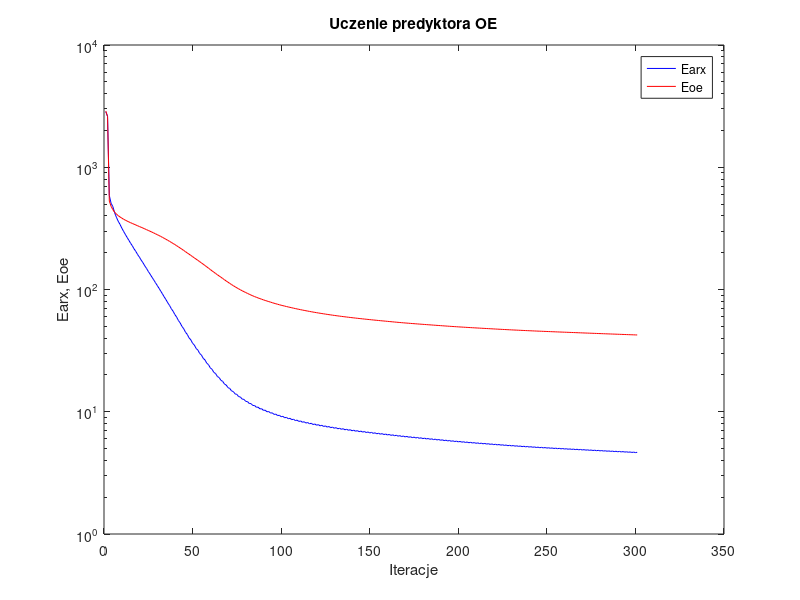
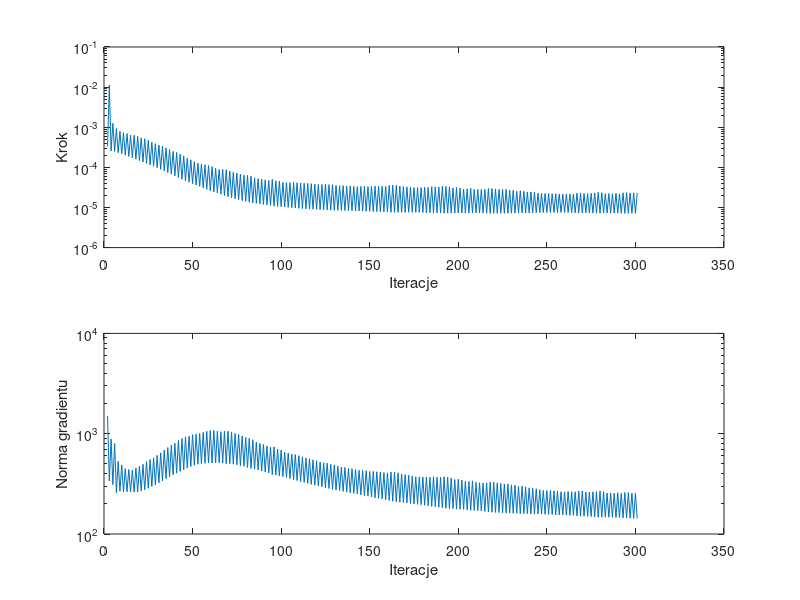

The MATLAB source for these figures, in order:
%uczenie predyktora oe
clear all;
n=0; farx(n+1)=2.846215e+003; foe(n+1)=2.881737e+003; wspucz(n+1)=0.000000e+000; ng(n+1)=0.000000e+000;
n=1; farx(n+1)=2.615055e+003; foe(n+1)=2.600738e+003; krok(n+1)=3.310624e-004; ng(n+1)=1.506924e+003;
n=2; farx(n+1)=5.874025e+002; foe(n+1)=5.284231e+002; krok(n+1)=1.121665e-002; ng(n+1)=3.385166e+002;
n=3; farx(n+1)=5.072664e+002; foe(n+1)=4.789797e+002; krok(n+1)=2.563847e-004; ng(n+1)=8.841196e+002;
n=4; farx(n+1)=4.765204e+002; foe(n+1)=4.503733e+002; krok(n+1)=1.250114e-003; ng(n+1)=3.103972e+002;
n=5; farx(n+1)=4.242502e+002; foe(n+1)=4.289287e+002; krok(n+1)=2.494331e-004; ng(n+1)=8.008499e+002;
n=6; farx(n+1)=3.900862e+002; foe(n+1)=4.142712e+002; krok(n+1)=9.289576e-004; ng(n+1)=2.579510e+002;
n=7; farx(n+1)=3.621395e+002; foe(n+1)=4.022047e+002; krok(n+1)=2.311817e-004; ng(n+1)=5.316928e+002;
n=8; farx(n+1)=3.416280e+002; foe(n+1)=3.924327e+002; krok(n+1)=7.937301e-004; ng(n+1)=2.669747e+002;
n=9; farx(n+1)=3.190882e+002; foe(n+1)=3.838368e+002; krok(n+1)=2.178264e-004; ng(n+1)=4.884033e+002;
n=10; farx(n+1)=2.997009e+002; foe(n+1)=3.762585e+002; krok(n+1)=7.312079e-004; ng(n+1)=2.621942e+002;
n=11; farx(n+1)=2.830748e+002; foe(n+1)=3.695010e+002; krok(n+1)=2.015675e-004; ng(n+1)=4.474034e+002;
n=12; farx(n+1)=2.671175e+002; foe(n+1)=3.632277e+002; krok(n+1)=6.935224e-004; ng(n+1)=2.636413e+002;
n=13; farx(n+1)=2.531115e+002; foe(n+1)=3.573979e+002; krok(n+1)=1.874208e-004; ng(n+1)=4.395112e+002;
n=14; farx(n+1)=2.391271e+002; foe(n+1)=3.519823e+002; krok(n+1)=6.328553e-004; ng(n+1)=2.620051e+002;
n=15; farx(n+1)=2.276715e+002; foe(n+1)=3.469326e+002; krok(n+1)=1.736749e-004; ng(n+1)=4.332421e+002;
n=16; farx(n+1)=2.146855e+002; foe(n+1)=3.417913e+002; krok(n+1)=6.277588e-004; ng(n+1)=2.615075e+002;
n=17; farx(n+1)=2.045071e+002; foe(n+1)=3.368918e+002; krok(n+1)=1.596151e-004; ng(n+1)=4.561504e+002;
n=18; farx(n+1)=1.928956e+002; foe(n+1)=3.320436e+002; krok(n+1)=5.866231e-004; ng(n+1)=2.628569e+002;
n=19; farx(n+1)=1.839111e+002; foe(n+1)=3.273537e+002; krok(n+1)=1.476158e-004; ng(n+1)=4.754086e+002;
n=20; farx(n+1)=1.737263e+002; foe(n+1)=3.226915e+002; krok(n+1)=5.420077e-004; ng(n+1)=2.695993e+002;
n=21; farx(n+1)=1.656454e+002; foe(n+1)=3.181291e+002; krok(n+1)=1.360048e-004; ng(n+1)=4.950417e+002;
n=22; farx(n+1)=1.562385e+002; foe(n+1)=3.134463e+002; krok(n+1)=5.188110e-004; ng(n+1)=2.760018e+002;
n=23; farx(n+1)=1.487804e+002; foe(n+1)=3.087955e+002; krok(n+1)=1.247165e-004; ng(n+1)=5.281546e+002;
n=24; farx(n+1)=1.405250e+002; foe(n+1)=3.041421e+002; krok(n+1)=4.740993e-004; ng(n+1)=2.856664e+002;
n=25; farx(n+1)=1.336693e+002; foe(n+1)=2.995412e+002; krok(n+1)=1.154043e-004; ng(n+1)=5.523198e+002;
n=26; farx(n+1)=1.266052e+002; foe(n+1)=2.949716e+002; krok(n+1)=4.233525e-004; ng(n+1)=2.976297e+002;
n=27; farx(n+1)=1.203142e+002; foe(n+1)=2.904430e+002; krok(n+1)=1.065278e-004; ng(n+1)=5.747445e+002;
n=28; farx(n+1)=1.140251e+002; foe(n+1)=2.858093e+002; krok(n+1)=3.909578e-004; ng(n+1)=3.090695e+002;
n=29; farx(n+1)=1.081682e+002; foe(n+1)=2.812295e+002; krok(n+1)=9.773946e-005; ng(n+1)=6.076777e+002;
n=30; farx(n+1)=1.025747e+002; foe(n+1)=2.765157e+002; krok(n+1)=3.606707e-004; ng(n+1)=3.240912e+002;
n=31; farx(n+1)=9.712621e+001; foe(n+1)=2.718732e+002; krok(n+1)=8.923578e-005; ng(n+1)=6.442311e+002;
n=32; farx(n+1)=9.205521e+001; foe(n+1)=2.670055e+002; krok(n+1)=3.383827e-004; ng(n+1)=3.388672e+002;
n=33; farx(n+1)=8.694247e+001; foe(n+1)=2.622333e+002; krok(n+1)=8.138043e-005; ng(n+1)=6.887661e+002;
n=34; farx(n+1)=8.256196e+001; foe(n+1)=2.573534e+002; krok(n+1)=3.063157e-004; ng(n+1)=3.558906e+002;
n=35; farx(n+1)=7.782711e+001; foe(n+1)=2.525555e+002; krok(n+1)=7.426642e-005; ng(n+1)=7.274399e+002;
n=36; farx(n+1)=7.402362e+001; foe(n+1)=2.476361e+002; krok(n+1)=2.781068e-004; ng(n+1)=3.725537e+002;
n=37; farx(n+1)=6.965415e+001; foe(n+1)=2.428391e+002; krok(n+1)=6.783250e-005; ng(n+1)=7.658480e+002;
n=38; farx(n+1)=6.640946e+001; foe(n+1)=2.379470e+002; krok(n+1)=2.501541e-004; ng(n+1)=3.897842e+002;
n=39; farx(n+1)=6.241747e+001; foe(n+1)=2.331844e+002; krok(n+1)=6.158863e-005; ng(n+1)=8.026765e+002;
n=40; farx(n+1)=5.948223e+001; foe(n+1)=2.281629e+002; krok(n+1)=2.353374e-004; ng(n+1)=4.041464e+002;
n=41; farx(n+1)=5.578693e+001; foe(n+1)=2.233093e+002; krok(n+1)=5.575933e-005; ng(n+1)=8.535656e+002;
n=42; farx(n+1)=5.327459e+001; foe(n+1)=2.183345e+002; krok(n+1)=2.135045e-004; ng(n+1)=4.202512e+002;
n=43; farx(n+1)=4.991154e+001; foe(n+1)=2.135199e+002; krok(n+1)=5.066526e-005; ng(n+1)=8.938021e+002;
n=44; farx(n+1)=4.776329e+001; foe(n+1)=2.086054e+002; krok(n+1)=1.935432e-004; ng(n+1)=4.365363e+002;
n=45; farx(n+1)=4.472112e+001; foe(n+1)=2.038848e+002; krok(n+1)=4.628735e-005; ng(n+1)=9.287670e+002;
n=46; farx(n+1)=4.295118e+001; foe(n+1)=1.991437e+002; krok(n+1)=1.711903e-004; ng(n+1)=4.541937e+002;
n=47; farx(n+1)=4.024019e+001; foe(n+1)=1.946430e+002; krok(n+1)=4.264017e-005; ng(n+1)=9.482455e+002;
n=48; farx(n+1)=3.877098e+001; foe(n+1)=1.900985e+002; krok(n+1)=1.546804e-004; ng(n+1)=4.703055e+002;
n=49; farx(n+1)=3.632655e+001; foe(n+1)=1.857150e+002; krok(n+1)=3.923630e-005; ng(n+1)=9.768022e+002;
n=50; farx(n+1)=3.511780e+001; foe(n+1)=1.813839e+002; krok(n+1)=1.386777e-004; ng(n+1)=4.847846e+002;
n=51; farx(n+1)=3.294189e+001; foe(n+1)=1.772084e+002; krok(n+1)=3.631381e-005; ng(n+1)=9.915451e+002;
n=52; farx(n+1)=3.192712e+001; foe(n+1)=1.730589e+002; krok(n+1)=1.266922e-004; ng(n+1)=4.963099e+002;
n=53; farx(n+1)=2.998930e+001; foe(n+1)=1.690597e+002; krok(n+1)=3.351833e-005; ng(n+1)=1.007087e+003;
n=54; farx(n+1)=2.909239e+001; foe(n+1)=1.650070e+002; krok(n+1)=1.201924e-004; ng(n+1)=5.034737e+002;
n=55; farx(n+1)=2.735061e+001; foe(n+1)=1.611019e+002; krok(n+1)=3.079431e-005; ng(n+1)=1.032106e+003;
n=56; farx(n+1)=2.654278e+001; foe(n+1)=1.571209e+002; krok(n+1)=1.157695e-004; ng(n+1)=5.073773e+002;
n=57; farx(n+1)=2.497552e+001; foe(n+1)=1.533042e+002; krok(n+1)=2.832743e-005; ng(n+1)=1.057045e+003;
n=58; farx(n+1)=2.426088e+001; foe(n+1)=1.494421e+002; krok(n+1)=1.112180e-004; ng(n+1)=5.093773e+002;
n=59; farx(n+1)=2.285330e+001; foe(n+1)=1.457409e+002; krok(n+1)=2.617217e-005; ng(n+1)=1.076870e+003;
n=60; farx(n+1)=2.224808e+001; foe(n+1)=1.420812e+002; krok(n+1)=1.044800e-004; ng(n+1)=5.101433e+002;
n=61; farx(n+1)=2.099695e+001; foe(n+1)=1.385921e+002; krok(n+1)=2.444110e-005; ng(n+1)=1.079590e+003;
n=62; farx(n+1)=2.052069e+001; foe(n+1)=1.352498e+002; krok(n+1)=9.458811e-005; ng(n+1)=5.108529e+002;
n=63; farx(n+1)=1.942901e+001; foe(n+1)=1.320791e+002; krok(n+1)=2.296646e-005; ng(n+1)=1.059662e+003;
n=64; farx(n+1)=1.903859e+001; foe(n+1)=1.289777e+002; krok(n+1)=8.836179e-005; ng(n+1)=5.142290e+002;
n=65; farx(n+1)=1.807785e+001; foe(n+1)=1.260527e+002; krok(n+1)=2.139878e-005; ng(n+1)=1.046694e+003;
n=66; farx(n+1)=1.772129e+001; foe(n+1)=1.230485e+002; krok(n+1)=8.876552e-005; ng(n+1)=5.092273e+002;
n=67; farx(n+1)=1.684544e+001; foe(n+1)=1.202103e+002; krok(n+1)=1.977673e-005; ng(n+1)=1.061185e+003;
n=68; farx(n+1)=1.653399e+001; foe(n+1)=1.173576e+002; krok(n+1)=8.683747e-005; ng(n+1)=5.035476e+002;
n=69; farx(n+1)=1.574626e+001; foe(n+1)=1.147063e+002; krok(n+1)=1.850942e-005; ng(n+1)=1.057602e+003;
n=70; farx(n+1)=1.550682e+001; foe(n+1)=1.121486e+002; krok(n+1)=8.104372e-005; ng(n+1)=5.013498e+002;
n=71; farx(n+1)=1.480669e+001; foe(n+1)=1.097473e+002; krok(n+1)=1.743790e-005; ng(n+1)=1.035537e+003;
n=72; farx(n+1)=1.462430e+001; foe(n+1)=1.074521e+002; krok(n+1)=7.547877e-005; ng(n+1)=4.966908e+002;
n=73; farx(n+1)=1.400382e+001; foe(n+1)=1.053103e+002; krok(n+1)=1.649119e-005; ng(n+1)=1.003811e+003;
n=74; farx(n+1)=1.386253e+001; foe(n+1)=1.032283e+002; krok(n+1)=7.202880e-005; ng(n+1)=4.890843e+002;
n=75; farx(n+1)=1.330178e+001; foe(n+1)=1.012814e+002; krok(n+1)=1.560740e-005; ng(n+1)=9.812694e+002;
n=76; farx(n+1)=1.319738e+001; foe(n+1)=9.940840e+001; krok(n+1)=6.800238e-005; ng(n+1)=4.808734e+002;
n=77; farx(n+1)=1.269071e+001; foe(n+1)=9.766537e+001; krok(n+1)=1.489515e-005; ng(n+1)=9.496718e+002;
n=78; farx(n+1)=1.262260e+001; foe(n+1)=9.601009e+001; krok(n+1)=6.350673e-005; ng(n+1)=4.737360e+002;
n=79; farx(n+1)=1.216496e+001; foe(n+1)=9.445152e+001; krok(n+1)=1.416371e-005; ng(n+1)=9.163602e+002;
n=80; farx(n+1)=1.211058e+001; foe(n+1)=9.289854e+001; krok(n+1)=6.336792e-005; ng(n+1)=4.601364e+002;
n=81; farx(n+1)=1.168220e+001; foe(n+1)=9.144642e+001; krok(n+1)=1.350026e-005; ng(n+1)=9.025901e+002;
n=82; farx(n+1)=1.165184e+001; foe(n+1)=9.005654e+001; krok(n+1)=6.013826e-005; ng(n+1)=4.505973e+002;
n=83; farx(n+1)=1.125575e+001; foe(n+1)=8.874788e+001; krok(n+1)=1.302585e-005; ng(n+1)=8.717507e+002;
n=84; farx(n+1)=1.124938e+001; foe(n+1)=8.752982e+001; krok(n+1)=5.493831e-005; ng(n+1)=4.433876e+002;
n=85; farx(n+1)=1.088977e+001; foe(n+1)=8.639023e+001; krok(n+1)=1.266631e-005; ng(n+1)=8.251154e+002;
n=86; farx(n+1)=1.089980e+001; foe(n+1)=8.529354e+001; krok(n+1)=5.234435e-005; ng(n+1)=4.346101e+002;
n=87; farx(n+1)=1.056340e+001; foe(n+1)=8.425513e+001; krok(n+1)=1.225575e-005; ng(n+1)=7.997176e+002;
n=88; farx(n+1)=1.058502e+001; foe(n+1)=8.324934e+001; krok(n+1)=5.086873e-005; ng(n+1)=4.246214e+002;
n=89; farx(n+1)=1.026610e+001; foe(n+1)=8.228845e+001; krok(n+1)=1.187732e-005; ng(n+1)=7.805489e+002;
n=90; farx(n+1)=1.029817e+001; foe(n+1)=8.136926e+001; krok(n+1)=4.886623e-005; ng(n+1)=4.154516e+002;
n=91; farx(n+1)=9.997011e+000; foe(n+1)=8.048993e+001; krok(n+1)=1.157184e-005; ng(n+1)=7.556675e+002;
n=92; farx(n+1)=1.003870e+001; foe(n+1)=7.964938e+001; krok(n+1)=4.705554e-005; ng(n+1)=4.069153e+002;
n=93; farx(n+1)=9.755484e+000; foe(n+1)=7.883880e+001; krok(n+1)=1.115447e-005; ng(n+1)=7.334215e+002;
n=94; farx(n+1)=9.796667e+000; foe(n+1)=7.800156e+001; krok(n+1)=5.000710e-005; ng(n+1)=3.917474e+002;
n=95; farx(n+1)=9.514331e+000; foe(n+1)=7.720201e+001; krok(n+1)=1.083629e-005; ng(n+1)=7.392462e+002;
n=96; farx(n+1)=9.566859e+000; foe(n+1)=7.646125e+001; krok(n+1)=4.614756e-005; ng(n+1)=3.870546e+002;
n=97; farx(n+1)=9.303655e+000; foe(n+1)=7.574786e+001; krok(n+1)=1.063629e-005; ng(n+1)=7.027948e+002;
n=98; farx(n+1)=9.361402e+000; foe(n+1)=7.505332e+001; krok(n+1)=4.554340e-005; ng(n+1)=3.785162e+002;
n=99; farx(n+1)=9.106098e+000; foe(n+1)=7.438278e+001; krok(n+1)=1.046074e-005; ng(n+1)=6.872774e+002;
n=100; farx(n+1)=9.171269e+000; foe(n+1)=7.376119e+001; krok(n+1)=4.219311e-005; ng(n+1)=3.740087e+002;
n=101; farx(n+1)=8.932017e+000; foe(n+1)=7.315957e+001; krok(n+1)=1.031835e-005; ng(n+1)=6.532603e+002;
n=102; farx(n+1)=9.001201e+000; foe(n+1)=7.257380e+001; krok(n+1)=4.184295e-005; ng(n+1)=3.660738e+002;
n=103; farx(n+1)=8.769146e+000; foe(n+1)=7.200214e+001; krok(n+1)=1.008355e-005; ng(n+1)=6.412895e+002;
n=104; farx(n+1)=8.839604e+000; foe(n+1)=7.144197e+001; krok(n+1)=4.156331e-005; ng(n+1)=3.571925e+002;
n=105; farx(n+1)=8.615891e+000; foe(n+1)=7.090479e+001; krok(n+1)=9.888364e-006; ng(n+1)=6.249736e+002;
n=106; farx(n+1)=8.689629e+000; foe(n+1)=7.036985e+001; krok(n+1)=4.204485e-005; ng(n+1)=3.486774e+002;
n=107; farx(n+1)=8.469275e+000; foe(n+1)=6.984930e+001; krok(n+1)=9.682309e-006; ng(n+1)=6.196663e+002;
n=108; farx(n+1)=8.545409e+000; foe(n+1)=6.934515e+001; krok(n+1)=4.136800e-005; ng(n+1)=3.411958e+002;
n=109; farx(n+1)=8.332251e+000; foe(n+1)=6.885517e+001; krok(n+1)=9.531630e-006; ng(n+1)=6.036737e+002;
n=110; farx(n+1)=8.410160e+000; foe(n+1)=6.837864e+001; krok(n+1)=4.073759e-005; ng(n+1)=3.337754e+002;
n=111; farx(n+1)=8.203693e+000; foe(n+1)=6.791731e+001; krok(n+1)=9.405221e-006; ng(n+1)=5.877438e+002;
n=112; farx(n+1)=8.283862e+000; foe(n+1)=6.746958e+001; krok(n+1)=4.002667e-005; ng(n+1)=3.270472e+002;
n=113; farx(n+1)=8.083545e+000; foe(n+1)=6.703324e+001; krok(n+1)=9.272806e-006; ng(n+1)=5.733545e+002;
n=114; farx(n+1)=8.165366e+000; foe(n+1)=6.660809e+001; krok(n+1)=3.980988e-005; ng(n+1)=3.198632e+002;
n=115; farx(n+1)=7.969818e+000; foe(n+1)=6.619129e+001; krok(n+1)=9.137433e-006; ng(n+1)=5.633590e+002;
n=116; farx(n+1)=8.051957e+000; foe(n+1)=6.578706e+001; krok(n+1)=3.923493e-005; ng(n+1)=3.127954e+002;
n=117; farx(n+1)=7.862563e+000; foe(n+1)=6.539453e+001; krok(n+1)=9.041389e-006; ng(n+1)=5.490944e+002;
n=118; farx(n+1)=7.945680e+000; foe(n+1)=6.501254e+001; krok(n+1)=3.862984e-005; ng(n+1)=3.064014e+002;
n=119; farx(n+1)=7.761291e+000; foe(n+1)=6.464040e+001; krok(n+1)=8.958287e-006; ng(n+1)=5.370897e+002;
n=120; farx(n+1)=7.845079e+000; foe(n+1)=6.428203e+001; krok(n+1)=3.759971e-005; ng(n+1)=3.012707e+002;
n=121; farx(n+1)=7.667003e+000; foe(n+1)=6.393213e+001; krok(n+1)=8.869972e-006; ng(n+1)=5.220461e+002;
n=122; farx(n+1)=7.750820e+000; foe(n+1)=6.358875e+001; krok(n+1)=3.746225e-005; ng(n+1)=2.952540e+002;
n=123; farx(n+1)=7.577212e+000; foe(n+1)=6.325414e+001; krok(n+1)=8.756691e-006; ng(n+1)=5.131450e+002;
n=124; farx(n+1)=7.660947e+000; foe(n+1)=6.292234e+001; krok(n+1)=3.773938e-005; ng(n+1)=2.889299e+002;
n=125; farx(n+1)=7.490152e+000; foe(n+1)=6.259926e+001; krok(n+1)=8.667355e-006; ng(n+1)=5.078806e+002;
n=126; farx(n+1)=7.573900e+000; foe(n+1)=6.228581e+001; krok(n+1)=3.697679e-005; ng(n+1)=2.842176e+002;
n=127; farx(n+1)=7.408194e+000; foe(n+1)=6.197973e+001; krok(n+1)=8.593476e-006; ng(n+1)=4.963473e+002;
n=128; farx(n+1)=7.491624e+000; foe(n+1)=6.167943e+001; krok(n+1)=3.678392e-005; ng(n+1)=2.789249e+002;
n=129; farx(n+1)=7.329241e+000; foe(n+1)=6.138615e+001; krok(n+1)=8.539569e-006; ng(n+1)=4.883987e+002;
n=130; farx(n+1)=7.412386e+000; foe(n+1)=6.110438e+001; krok(n+1)=3.565361e-005; ng(n+1)=2.751533e+002;
n=131; farx(n+1)=7.255231e+000; foe(n+1)=6.082808e+001; krok(n+1)=8.501198e-006; ng(n+1)=4.753460e+002;
n=132; farx(n+1)=7.337480e+000; foe(n+1)=6.056035e+001; krok(n+1)=3.488004e-005; ng(n+1)=2.709433e+002;
n=133; farx(n+1)=7.185300e+000; foe(n+1)=6.029887e+001; krok(n+1)=8.445859e-006; ng(n+1)=4.643520e+002;
n=134; farx(n+1)=7.267194e+000; foe(n+1)=6.004068e+001; krok(n+1)=3.495626e-005; ng(n+1)=2.660940e+002;
n=135; farx(n+1)=7.117373e+000; foe(n+1)=5.978722e+001; krok(n+1)=8.378583e-006; ng(n+1)=4.612399e+002;
n=136; farx(n+1)=7.197832e+000; foe(n+1)=5.954083e+001; krok(n+1)=3.418410e-005; ng(n+1)=2.620502e+002;
n=137; farx(n+1)=7.053000e+000; foe(n+1)=5.930131e+001; krok(n+1)=8.333245e-006; ng(n+1)=4.496330e+002;
n=138; farx(n+1)=7.133071e+000; foe(n+1)=5.906285e+001; krok(n+1)=3.437390e-005; ng(n+1)=2.574361e+002;
n=139; farx(n+1)=6.990030e+000; foe(n+1)=5.882950e+001; krok(n+1)=8.272636e-006; ng(n+1)=4.477867e+002;
n=140; farx(n+1)=7.069160e+000; foe(n+1)=5.860216e+001; krok(n+1)=3.372716e-005; ng(n+1)=2.538552e+002;
n=141; farx(n+1)=6.929772e+000; foe(n+1)=5.837952e+001; krok(n+1)=8.245016e-006; ng(n+1)=4.391099e+002;
n=142; farx(n+1)=7.008100e+000; foe(n+1)=5.816265e+001; krok(n+1)=3.313844e-005; ng(n+1)=2.504803e+002;
n=143; farx(n+1)=6.872453e+000; foe(n+1)=5.794940e+001; krok(n+1)=8.186754e-006; ng(n+1)=4.315285e+002;
n=144; farx(n+1)=6.949842e+000; foe(n+1)=5.773750e+001; krok(n+1)=3.345851e-005; ng(n+1)=2.459218e+002;
n=145; farx(n+1)=6.816161e+000; foe(n+1)=5.752938e+001; krok(n+1)=8.114575e-006; ng(n+1)=4.296648e+002;
n=146; farx(n+1)=6.892940e+000; foe(n+1)=5.732337e+001; krok(n+1)=3.369455e-005; ng(n+1)=2.417902e+002;
n=147; farx(n+1)=6.760798e+000; foe(n+1)=5.711979e+001; krok(n+1)=8.059117e-006; ng(n+1)=4.283158e+002;
n=148; farx(n+1)=6.836258e+000; foe(n+1)=5.692194e+001; krok(n+1)=3.315003e-005; ng(n+1)=2.384666e+002;
n=149; farx(n+1)=6.707854e+000; foe(n+1)=5.672714e+001; krok(n+1)=8.010217e-006; ng(n+1)=4.202209e+002;
n=150; farx(n+1)=6.782731e+000; foe(n+1)=5.653316e+001; krok(n+1)=3.369455e-005; ng(n+1)=2.342139e+002;
n=151; farx(n+1)=6.655624e+000; foe(n+1)=5.634096e+001; krok(n+1)=7.920990e-006; ng(n+1)=4.210925e+002;
n=152; farx(n+1)=6.728832e+000; foe(n+1)=5.614983e+001; krok(n+1)=3.400119e-005; ng(n+1)=2.298153e+002;
n=153; farx(n+1)=6.603751e+000; foe(n+1)=5.596307e+001; krok(n+1)=7.886739e-006; ng(n+1)=4.173797e+002;
n=154; farx(n+1)=6.676561e+000; foe(n+1)=5.577989e+001; krok(n+1)=3.369455e-005; ng(n+1)=2.269796e+002;
n=155; farx(n+1)=6.553684e+000; foe(n+1)=5.559818e+001; krok(n+1)=7.835092e-006; ng(n+1)=4.139002e+002;
n=156; farx(n+1)=6.625266e+000; foe(n+1)=5.541962e+001; krok(n+1)=3.369455e-005; ng(n+1)=2.234408e+002;
n=157; farx(n+1)=6.504757e+000; foe(n+1)=5.524310e+001; krok(n+1)=7.784140e-006; ng(n+1)=4.098891e+002;
n=158; farx(n+1)=6.575021e+000; foe(n+1)=5.506836e+001; krok(n+1)=3.378344e-005; ng(n+1)=2.198486e+002;
n=159; farx(n+1)=6.457268e+000; foe(n+1)=5.489664e+001; krok(n+1)=7.698578e-006; ng(n+1)=4.066628e+002;
n=160; farx(n+1)=6.526991e+000; foe(n+1)=5.471996e+001; krok(n+1)=3.551969e-005; ng(n+1)=2.155041e+002;
n=161; farx(n+1)=6.408463e+000; foe(n+1)=5.454571e+001; krok(n+1)=7.599740e-006; ng(n+1)=4.148417e+002;
n=162; farx(n+1)=6.477147e+000; foe(n+1)=5.437181e+001; krok(n+1)=3.598915e-005; ng(n+1)=2.121439e+002;
n=163; farx(n+1)=6.359808e+000; foe(n+1)=5.420036e+001; krok(n+1)=7.559406e-006; ng(n+1)=4.146843e+002;
n=164; farx(n+1)=6.427107e+000; foe(n+1)=5.403304e+001; krok(n+1)=3.533295e-005; ng(n+1)=2.096238e+002;
n=165; farx(n+1)=6.312631e+000; foe(n+1)=5.386863e+001; krok(n+1)=7.559406e-006; ng(n+1)=4.076674e+002;
n=166; farx(n+1)=6.378456e+000; foe(n+1)=5.370927e+001; krok(n+1)=3.418410e-005; ng(n+1)=2.076061e+002;
n=167; farx(n+1)=6.267502e+000; foe(n+1)=5.355326e+001; krok(n+1)=7.575850e-006; ng(n+1)=3.978956e+002;
n=168; farx(n+1)=6.332391e+000; foe(n+1)=5.340136e+001; krok(n+1)=3.327526e-005; ng(n+1)=2.057674e+002;
n=169; farx(n+1)=6.224211e+000; foe(n+1)=5.325159e+001; krok(n+1)=7.575850e-006; ng(n+1)=3.910355e+002;
n=170; farx(n+1)=6.288020e+000; foe(n+1)=5.310547e+001; krok(n+1)=3.261438e-005; ng(n+1)=2.037902e+002;
n=171; farx(n+1)=6.182303e+000; foe(n+1)=5.296115e+001; krok(n+1)=7.575850e-006; ng(n+1)=3.850771e+002;
n=172; farx(n+1)=6.245044e+000; foe(n+1)=5.282056e+001; krok(n+1)=3.193262e-005; ng(n+1)=2.019482e+002;
n=173; farx(n+1)=6.141790e+000; foe(n+1)=5.268149e+001; krok(n+1)=7.575850e-006; ng(n+1)=3.790667e+002;
n=174; farx(n+1)=6.203320e+000; foe(n+1)=5.254572e+001; krok(n+1)=3.128738e-005; ng(n+1)=2.001162e+002;
n=175; farx(n+1)=6.102786e+000; foe(n+1)=5.241180e+001; krok(n+1)=7.559984e-006; ng(n+1)=3.728246e+002;
n=176; farx(n+1)=6.163363e+000; foe(n+1)=5.227841e+001; krok(n+1)=3.136337e-005; ng(n+1)=1.978028e+002;
n=177; farx(n+1)=6.064212e+000; foe(n+1)=5.214701e+001; krok(n+1)=7.532364e-006; ng(n+1)=3.711406e+002;
n=178; farx(n+1)=6.124058e+000; foe(n+1)=5.201687e+001; krok(n+1)=3.126325e-005; ng(n+1)=1.958114e+002;
n=179; farx(n+1)=6.026556e+000; foe(n+1)=5.188800e+001; krok(n+1)=7.488082e-006; ng(n+1)=3.692339e+002;
n=180; farx(n+1)=6.085664e+000; foe(n+1)=5.175890e+001; krok(n+1)=3.175337e-005; ng(n+1)=1.933349e+002;
n=181; farx(n+1)=5.988906e+000; foe(n+1)=5.163090e+001; krok(n+1)=7.440373e-006; ng(n+1)=3.703139e+002;
n=182; farx(n+1)=6.046939e+000; foe(n+1)=5.150390e+001; krok(n+1)=3.176034e-005; ng(n+1)=1.911915e+002;
n=183; farx(n+1)=5.952167e+000; foe(n+1)=5.137860e+001; krok(n+1)=7.381362e-006; ng(n+1)=3.678567e+002;
n=184; farx(n+1)=6.009554e+000; foe(n+1)=5.125023e+001; krok(n+1)=3.298238e-005; ng(n+1)=1.882586e+002;
n=185; farx(n+1)=5.914360e+000; foe(n+1)=5.112364e+001; krok(n+1)=7.334139e-006; ng(n+1)=3.727214e+002;
n=186; farx(n+1)=5.970836e+000; foe(n+1)=5.099915e+001; krok(n+1)=3.251699e-005; ng(n+1)=1.866484e+002;
n=187; farx(n+1)=5.877600e+000; foe(n+1)=5.087614e+001; krok(n+1)=7.323089e-006; ng(n+1)=3.684420e+002;
n=188; farx(n+1)=5.933464e+000; foe(n+1)=5.075460e+001; krok(n+1)=3.242569e-005; ng(n+1)=1.849250e+002;
n=189; farx(n+1)=5.841885e+000; foe(n+1)=5.063361e+001; krok(n+1)=7.265431e-006; ng(n+1)=3.669151e+002;
n=190; farx(n+1)=5.897264e+000; foe(n+1)=5.051080e+001; krok(n+1)=3.369455e-005; ng(n+1)=1.822266e+002;
n=191; farx(n+1)=5.805220e+000; foe(n+1)=5.038810e+001; krok(n+1)=7.211524e-006; ng(n+1)=3.722973e+002;
n=192; farx(n+1)=5.859415e+000; foe(n+1)=5.026801e+001; krok(n+1)=3.333618e-005; ng(n+1)=1.805227e+002;
n=193; farx(n+1)=5.769286e+000; foe(n+1)=5.014894e+001; krok(n+1)=7.211524e-006; ng(n+1)=3.676179e+002;
n=194; farx(n+1)=5.822446e+000; foe(n+1)=5.003253e+001; krok(n+1)=3.268967e-005; ng(n+1)=1.791620e+002;
n=195; farx(n+1)=5.733935e+000; foe(n+1)=4.991744e+001; krok(n+1)=7.258975e-006; ng(n+1)=3.620300e+002;
n=196; farx(n+1)=5.786031e+000; foe(n+1)=4.980883e+001; krok(n+1)=3.059974e-005; ng(n+1)=1.790835e+002;
n=197; farx(n+1)=5.701676e+000; foe(n+1)=4.970103e+001; krok(n+1)=7.265431e-006; ng(n+1)=3.494072e+002;
n=198; farx(n+1)=5.753036e+000; foe(n+1)=4.959183e+001; krok(n+1)=3.136337e-005; ng(n+1)=1.768461e+002;
n=199; farx(n+1)=5.668611e+000; foe(n+1)=4.948394e+001; krok(n+1)=7.258975e-006; ng(n+1)=3.514589e+002;
n=200; farx(n+1)=5.719269e+000; foe(n+1)=4.937978e+001; krok(n+1)=3.023762e-005; ng(n+1)=1.762730e+002;
n=201; farx(n+1)=5.636830e+000; foe(n+1)=4.927608e+001; krok(n+1)=7.304702e-006; ng(n+1)=3.445988e+002;
n=202; farx(n+1)=5.686576e+000; foe(n+1)=4.917698e+001; krok(n+1)=2.889771e-005; ng(n+1)=1.759215e+002;
n=203; farx(n+1)=5.607019e+000; foe(n+1)=4.907815e+001; krok(n+1)=7.316160e-006; ng(n+1)=3.358681e+002;
n=204; farx(n+1)=5.655885e+000; foe(n+1)=4.897988e+001; krok(n+1)=2.897758e-005; ng(n+1)=1.743247e+002;
n=205; farx(n+1)=5.577785e+000; foe(n+1)=4.888261e+001; krok(n+1)=7.265431e-006; ng(n+1)=3.341029e+002;
n=206; farx(n+1)=5.626296e+000; foe(n+1)=4.878312e+001; krok(n+1)=3.006913e-005; ng(n+1)=1.721104e+002;
n=207; farx(n+1)=5.547290e+000; foe(n+1)=4.868437e+001; krok(n+1)=7.258975e-006; ng(n+1)=3.389413e+002;
n=208; farx(n+1)=5.594595e+000; foe(n+1)=4.859024e+001; krok(n+1)=2.832743e-005; ng(n+1)=1.720602e+002;
n=209; farx(n+1)=5.518923e+000; foe(n+1)=4.849745e+001; krok(n+1)=7.303802e-006; ng(n+1)=3.272728e+002;
n=210; farx(n+1)=5.565497e+000; foe(n+1)=4.840503e+001; krok(n+1)=2.809248e-005; ng(n+1)=1.709339e+002;
n=211; farx(n+1)=5.491055e+000; foe(n+1)=4.831415e+001; krok(n+1)=7.303802e-006; ng(n+1)=3.243832e+002;
n=212; farx(n+1)=5.537234e+000; foe(n+1)=4.822364e+001; krok(n+1)=2.793956e-005; ng(n+1)=1.699444e+002;
n=213; farx(n+1)=5.463933e+000; foe(n+1)=4.813395e+001; krok(n+1)=7.265431e-006; ng(n+1)=3.230512e+002;
n=214; farx(n+1)=5.509291e+000; foe(n+1)=4.804321e+001; krok(n+1)=2.832743e-005; ng(n+1)=1.682235e+002;
n=215; farx(n+1)=5.437024e+000; foe(n+1)=4.795425e+001; krok(n+1)=7.204914e-006; ng(n+1)=3.228084e+002;
n=216; farx(n+1)=5.482400e+000; foe(n+1)=4.786197e+001; krok(n+1)=2.969568e-005; ng(n+1)=1.661095e+002;
n=217; farx(n+1)=5.409159e+000; foe(n+1)=4.777043e+001; krok(n+1)=7.137645e-006; ng(n+1)=3.300360e+002;
n=218; farx(n+1)=5.453966e+000; foe(n+1)=4.767932e+001; krok(n+1)=2.972480e-005; ng(n+1)=1.648928e+002;
n=219; farx(n+1)=5.381487e+000; foe(n+1)=4.758887e+001; krok(n+1)=7.133044e-006; ng(n+1)=3.289005e+002;
n=220; farx(n+1)=5.425404e+000; foe(n+1)=4.750010e+001; krok(n+1)=2.907853e-005; ng(n+1)=1.641102e+002;
n=221; farx(n+1)=5.354442e+000; foe(n+1)=4.741257e+001; krok(n+1)=7.172631e-006; ng(n+1)=3.234669e+002;
n=222; farx(n+1)=5.398135e+000; foe(n+1)=4.732742e+001; krok(n+1)=2.829063e-005; ng(n+1)=1.638717e+002;
n=223; farx(n+1)=5.328579e+000; foe(n+1)=4.724201e+001; krok(n+1)=7.172631e-006; ng(n+1)=3.197257e+002;
n=224; farx(n+1)=5.371401e+000; foe(n+1)=4.715806e+001; krok(n+1)=2.801666e-005; ng(n+1)=1.628465e+002;
n=225; farx(n+1)=5.303372e+000; foe(n+1)=4.707472e+001; krok(n+1)=7.156975e-006; ng(n+1)=3.160005e+002;
n=226; farx(n+1)=5.345558e+000; foe(n+1)=4.699082e+001; krok(n+1)=2.832743e-005; ng(n+1)=1.614312e+002;
n=227; farx(n+1)=5.277807e+000; foe(n+1)=4.690803e+001; krok(n+1)=7.172631e-006; ng(n+1)=3.158000e+002;
n=228; farx(n+1)=5.319384e+000; foe(n+1)=4.682767e+001; krok(n+1)=2.722830e-005; ng(n+1)=1.613631e+002;
n=229; farx(n+1)=5.253445e+000; foe(n+1)=4.674806e+001; krok(n+1)=7.211524e-006; ng(n+1)=3.091482e+002;
n=230; farx(n+1)=5.294626e+000; foe(n+1)=4.666985e+001; krok(n+1)=2.676955e-005; ng(n+1)=1.608702e+002;
n=231; farx(n+1)=5.229419e+000; foe(n+1)=4.659186e+001; krok(n+1)=7.258975e-006; ng(n+1)=3.061917e+002;
n=232; farx(n+1)=5.269859e+000; foe(n+1)=4.651734e+001; krok(n+1)=2.541507e-005; ng(n+1)=1.611550e+002;
n=233; farx(n+1)=5.207228e+000; foe(n+1)=4.644304e+001; krok(n+1)=7.265431e-006; ng(n+1)=2.976444e+002;
n=234; farx(n+1)=5.247194e+000; foe(n+1)=4.636768e+001; krok(n+1)=2.609816e-005; ng(n+1)=1.594796e+002;
n=235; farx(n+1)=5.184359e+000; foe(n+1)=4.629297e+001; krok(n+1)=7.258975e-006; ng(n+1)=2.997795e+002;
n=236; farx(n+1)=5.223918e+000; foe(n+1)=4.622006e+001; krok(n+1)=2.541507e-005; ng(n+1)=1.593098e+002;
n=237; farx(n+1)=5.162132e+000; foe(n+1)=4.614730e+001; krok(n+1)=7.304702e-006; ng(n+1)=2.956367e+002;
n=238; farx(n+1)=5.200950e+000; foe(n+1)=4.607695e+001; krok(n+1)=2.443486e-005; ng(n+1)=1.593126e+002;
n=239; farx(n+1)=5.141060e+000; foe(n+1)=4.600707e+001; krok(n+1)=7.336129e-006; ng(n+1)=2.887361e+002;
n=240; farx(n+1)=5.179465e+000; foe(n+1)=4.593743e+001; krok(n+1)=2.443486e-005; ng(n+1)=1.584512e+002;
n=241; farx(n+1)=5.120135e+000; foe(n+1)=4.586824e+001; krok(n+1)=7.334139e-006; ng(n+1)=2.877751e+002;
n=242; farx(n+1)=5.157719e+000; foe(n+1)=4.579983e+001; krok(n+1)=2.394830e-005; ng(n+1)=1.578848e+002;
n=243; farx(n+1)=5.099279e+000; foe(n+1)=4.573269e+001; krok(n+1)=7.425417e-006; ng(n+1)=2.828975e+002;
n=244; farx(n+1)=5.136701e+000; foe(n+1)=4.566780e+001; krok(n+1)=2.277170e-005; ng(n+1)=1.586980e+002;
n=245; farx(n+1)=5.079771e+000; foe(n+1)=4.560298e+001; krok(n+1)=7.471755e-006; ng(n+1)=2.769753e+002;
n=246; farx(n+1)=5.116438e+000; foe(n+1)=4.553923e+001; krok(n+1)=2.230894e-005; ng(n+1)=1.582328e+002;
n=247; farx(n+1)=5.060884e+000; foe(n+1)=4.547623e+001; krok(n+1)=7.488082e-006; ng(n+1)=2.723393e+002;
n=248; farx(n+1)=5.097027e+000; foe(n+1)=4.541286e+001; krok(n+1)=2.230894e-005; ng(n+1)=1.573346e+002;
n=249; farx(n+1)=5.042106e+000; foe(n+1)=4.535063e+001; krok(n+1)=7.488082e-006; ng(n+1)=2.708979e+002;
n=250; farx(n+1)=5.078099e+000; foe(n+1)=4.528807e+001; krok(n+1)=2.230894e-005; ng(n+1)=1.567332e+002;
n=251; farx(n+1)=5.023452e+000; foe(n+1)=4.522616e+001; krok(n+1)=7.486185e-006; ng(n+1)=2.708414e+002;
n=252; farx(n+1)=5.059224e+000; foe(n+1)=4.516478e+001; krok(n+1)=2.208984e-005; ng(n+1)=1.563816e+002;
n=253; farx(n+1)=5.005303e+000; foe(n+1)=4.510361e+001; krok(n+1)=7.470954e-006; ng(n+1)=2.693987e+002;
n=254; farx(n+1)=5.040686e+000; foe(n+1)=4.504251e+001; krok(n+1)=2.219549e-005; ng(n+1)=1.554670e+002;
n=255; farx(n+1)=4.987115e+000; foe(n+1)=4.498176e+001; krok(n+1)=7.471755e-006; ng(n+1)=2.689558e+002;
n=256; farx(n+1)=5.021787e+000; foe(n+1)=4.492175e+001; krok(n+1)=2.170937e-005; ng(n+1)=1.551040e+002;
n=257; farx(n+1)=4.969280e+000; foe(n+1)=4.486272e+001; krok(n+1)=7.530287e-006; ng(n+1)=2.642697e+002;
n=258; farx(n+1)=5.003954e+000; foe(n+1)=4.480418e+001; krok(n+1)=2.142725e-005; ng(n+1)=1.550609e+002;
n=259; farx(n+1)=4.952012e+000; foe(n+1)=4.474571e+001; krok(n+1)=7.517282e-006; ng(n+1)=2.633015e+002;
n=260; farx(n+1)=4.986718e+000; foe(n+1)=4.468761e+001; krok(n+1)=2.167257e-005; ng(n+1)=1.543606e+002;
n=261; farx(n+1)=4.934821e+000; foe(n+1)=4.462884e+001; krok(n+1)=7.471755e-006; ng(n+1)=2.651500e+002;
n=262; farx(n+1)=4.969045e+000; foe(n+1)=4.457105e+001; krok(n+1)=2.167257e-005; ng(n+1)=1.536814e+002;
n=263; farx(n+1)=4.917729e+000; foe(n+1)=4.451295e+001; krok(n+1)=7.471755e-006; ng(n+1)=2.637583e+002;
n=264; farx(n+1)=4.951784e+000; foe(n+1)=4.445584e+001; krok(n+1)=2.167257e-005; ng(n+1)=1.532196e+002;
n=265; farx(n+1)=4.901325e+000; foe(n+1)=4.439805e+001; krok(n+1)=7.381362e-006; ng(n+1)=2.635622e+002;
n=266; farx(n+1)=4.934988e+000; foe(n+1)=4.433918e+001; krok(n+1)=2.277170e-005; ng(n+1)=1.513985e+002;
n=267; farx(n+1)=4.884175e+000; foe(n+1)=4.428028e+001; krok(n+1)=7.303802e-006; ng(n+1)=2.678800e+002;
n=268; farx(n+1)=4.917530e+000; foe(n+1)=4.422135e+001; krok(n+1)=2.307378e-005; ng(n+1)=1.505289e+002;
n=269; farx(n+1)=4.866769e+000; foe(n+1)=4.416248e+001; krok(n+1)=7.304702e-006; ng(n+1)=2.685487e+002;
n=270; farx(n+1)=4.899327e+000; foe(n+1)=4.410496e+001; krok(n+1)=2.230894e-005; ng(n+1)=1.504337e+002;
n=271; farx(n+1)=4.850020e+000; foe(n+1)=4.404832e+001; krok(n+1)=7.359719e-006; ng(n+1)=2.621467e+002;
n=272; farx(n+1)=4.882447e+000; foe(n+1)=4.399171e+001; krok(n+1)=2.219549e-005; ng(n+1)=1.501186e+002;
n=273; farx(n+1)=4.833645e+000; foe(n+1)=4.393550e+001; krok(n+1)=7.338903e-006; ng(n+1)=2.614877e+002;
n=274; farx(n+1)=4.866084e+000; foe(n+1)=4.387912e+001; krok(n+1)=2.253084e-005; ng(n+1)=1.494302e+002;
n=275; farx(n+1)=4.817447e+000; foe(n+1)=4.382249e+001; krok(n+1)=7.265431e-006; ng(n+1)=2.635659e+002;
n=276; farx(n+1)=4.849433e+000; foe(n+1)=4.376544e+001; krok(n+1)=2.302585e-005; ng(n+1)=1.482750e+002;
n=277; farx(n+1)=4.801174e+000; foe(n+1)=4.370874e+001; krok(n+1)=7.204914e-006; ng(n+1)=2.644640e+002;
n=278; farx(n+1)=4.833127e+000; foe(n+1)=4.365100e+001; krok(n+1)=2.382783e-005; ng(n+1)=1.471312e+002;
n=279; farx(n+1)=4.784340e+000; foe(n+1)=4.359325e+001; krok(n+1)=7.172631e-006; ng(n+1)=2.684117e+002;
n=280; farx(n+1)=4.815699e+000; foe(n+1)=4.353677e+001; krok(n+1)=2.323045e-005; ng(n+1)=1.469531e+002;
n=281; farx(n+1)=4.767718e+000; foe(n+1)=4.348075e+001; krok(n+1)=7.258975e-006; ng(n+1)=2.636441e+002;
n=282; farx(n+1)=4.798616e+000; foe(n+1)=4.342679e+001; krok(n+1)=2.202092e-005; ng(n+1)=1.475221e+002;
n=283; farx(n+1)=4.752276e+000; foe(n+1)=4.337315e+001; krok(n+1)=7.303802e-006; ng(n+1)=2.565010e+002;
n=284; farx(n+1)=4.783007e+000; foe(n+1)=4.331946e+001; krok(n+1)=2.219138e-005; ng(n+1)=1.468948e+002;
n=285; farx(n+1)=4.736737e+000; foe(n+1)=4.326586e+001; krok(n+1)=7.304702e-006; ng(n+1)=2.569878e+002;
n=286; farx(n+1)=4.767346e+000; foe(n+1)=4.321332e+001; krok(n+1)=2.190752e-005; ng(n+1)=1.468254e+002;
n=287; farx(n+1)=4.721849e+000; foe(n+1)=4.316035e+001; krok(n+1)=7.265431e-006; ng(n+1)=2.555273e+002;
n=288; farx(n+1)=4.752245e+000; foe(n+1)=4.310718e+001; krok(n+1)=2.253084e-005; ng(n+1)=1.459500e+002;
n=289; farx(n+1)=4.706412e+000; foe(n+1)=4.305369e+001; krok(n+1)=7.258975e-006; ng(n+1)=2.579058e+002;
n=290; farx(n+1)=4.736467e+000; foe(n+1)=4.300199e+001; krok(n+1)=2.190752e-005; ng(n+1)=1.460463e+002;
n=291; farx(n+1)=4.692068e+000; foe(n+1)=4.294986e+001; krok(n+1)=7.204914e-006; ng(n+1)=2.539527e+002;
n=292; farx(n+1)=4.721921e+000; foe(n+1)=4.289629e+001; krok(n+1)=2.322634e-005; ng(n+1)=1.446288e+002;
n=293; farx(n+1)=4.676925e+000; foe(n+1)=4.284267e+001; krok(n+1)=7.122056e-006; ng(n+1)=2.594531e+002;
n=294; farx(n+1)=4.706342e+000; foe(n+1)=4.278908e+001; krok(n+1)=2.336289e-005; ng(n+1)=1.440415e+002;
n=295; farx(n+1)=4.661680e+000; foe(n+1)=4.273591e+001; krok(n+1)=7.133044e-006; ng(n+1)=2.585343e+002;
n=296; farx(n+1)=4.690803e+000; foe(n+1)=4.268345e+001; krok(n+1)=2.296646e-005; ng(n+1)=1.439322e+002;
n=297; farx(n+1)=4.646912e+000; foe(n+1)=4.263127e+001; krok(n+1)=7.137645e-006; ng(n+1)=2.558554e+002;
n=298; farx(n+1)=4.675853e+000; foe(n+1)=4.257915e+001; krok(n+1)=2.307378e-005; ng(n+1)=1.435032e+002;
n=299; farx(n+1)=4.632249e+000; foe(n+1)=4.252714e+001; krok(n+1)=7.118613e-006; ng(n+1)=2.558746e+002;
n=300; farx(n+1)=4.660829e+000; foe(n+1)=4.247539e+001; krok(n+1)=2.302585e-005; ng(n+1)=1.430889e+002;

figure; semilogy(farx,'b'); hold on; semilogy(foe,'r'); xlabel('Iteracje'); ylabel('Earx, Eoe'); legend('Earx','Eoe'); title('Uczenie predyktora OE');
figure; subplot(2,1,1); semilogy(krok); xlabel('Iteracje'); ylabel('Krok');
subplot(2,1,2); semilogy(ng); xlabel('Iteracje'); ylabel('Norma gradientu');
Earx=farx(n+1)
Eoe=foe(n+1)
